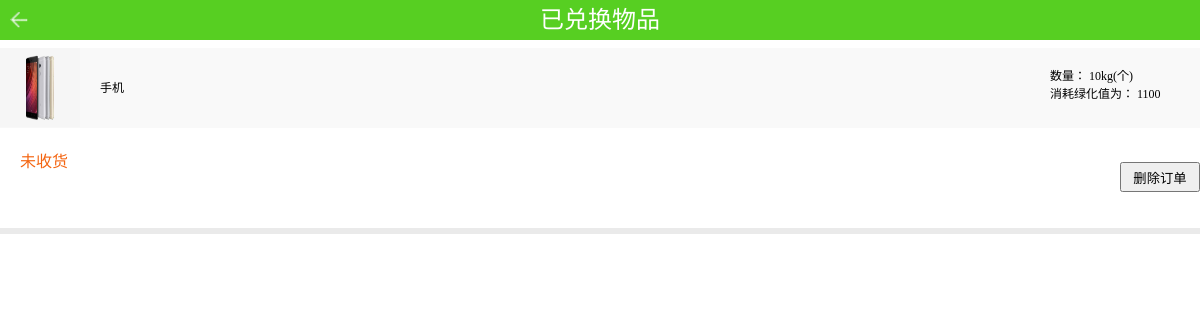
The app's page /jfshop.inc.php (signed in) with its own data.
### tables this page shows
CREATE TABLE `lo_jfshop_order` (
  `id` int(11) NOT NULL AUTO_INCREMENT,
  `user` varchar(20) DEFAULT NULL,
  `name` varchar(11) DEFAULT NULL,
  `addid` varchar(11) DEFAULT NULL,
  `num` varchar(20) DEFAULT NULL,
  `price` varchar(20) DEFAULT NULL,
  `isfinish` varchar(5) DEFAULT NULL,
  `pic` varchar(100) DEFAULT NULL,
  PRIMARY KEY (`id`)
);

### includes/MyDb.php (called while the page is built, shortened)
<?php
class MyDb
{
    public function __construct($dbname,$host="qdm190234501.my3w.com",$user="qdm190234501",$pwd="zfz666666",$charset="SET NAMES UTF8")
    {
        $this->dbname = $dbname;
        $this->host = $host;
        $this->user = $user;
        $this->pwd = $pwd;
        $this->charset = $charset;
    }
    public function query($sql)
    {
        return @mysql_query($sql);
    }
    public function fetch($res)
    {
        return @mysql_fetch_array($res);
    }
    public function get_all($tablename,$where="",$column="*",$order="",$limit="",$join="",$group="")
    {
       $res =  $this->select_num($tablename,$where,$column,$order,$join,$limit,$group);
       $arr = array();
        while($row = $this->fetch($res)){
            $arr[] = $row;
        }
        return $arr;
    }
    private  function getTableName($tableName,$tablePrifx="lo_")
    {
        return $tablePrifx.$tableName;
    }
    public function select_num($tablename,$where="",$column="*",$order=null,$join=null,$limit=null,$group=null)
    {
        $tablename = self::getTableName($tablename);
        $sql = "select {$column}  from {$tablename}";
        if($where){
            $sql.=" where {$where}";
        }
        return $this->query($sql);
    }
}

### includes/init.php (called while the page is built, shortened)
<?php
include(ROOT."includes/MyDb.php");
$Db = new MyDb("qdm190234501_db");

### jfshop.inc.php (the view, shortened to what this page needs)
<?php
 include( "includes/init.php" );
 $name = $_SESSION[ 'name' ];
 $rows = $Db->get_all( "jfshop_order", "user='$name'" );
 ?>
<!DOCTYPE html PUBLIC "-//W3C//DTD HTML 4.01 Transitional//EN" "http://www.w3.org/TR/html4/loose.dtd">
<html>
<head>
	<link href="css/order.inc.css" rel="stylesheet" type="text/css"/>
</head>
<body>
	<div class="head" align="center">
		<font color="#FFFFFF" size="+2">已兑换物品</font>
	</div>
	<img src="images/fanhui.png" class="arrow" onClick="location='my.php'" >
	<div class="main" style="height: <?php $sum=count($rows)*380;echo $sum;?>">
	<?php
	foreach ( $rows as $v ) {
		?>
		<hr size="8px" color="#FFFFFF">
	<div class="main_div">
		<div class="main_div2">
			<img src="<?php echo $v['pic'];?>">
		</div>
		<div class="main_div3">
			<p class="main_div_p1">
				<?php echo $v['name']?>
				<br>
				</p>
				<p class="main_div_p2">数量：
				<?php echo $v['num']?>kg(个)</p>
				<br>
			<p class="main_div_p2">消耗绿化值为：
				<?php echo $v['price']?></p>
		</div>
	<div class="main_bottom">
		<div class="main_bottom_font"><font color="#F46511"><?php
			if($v['isfinish']=='是'){
				echo "已收货";
			}else{
				echo "未收货";
			}
			?></font></div>
		<input id="<?php echo $v['id']?>" onClick="cencel()" type="button" value="删除订单" class="main_delete" name="delete" id="delete">
	</div>
	</div>
	<hr color="#EAEAEA" size="6px">
	<?php
	}
	?>
	</div>
</body>
</html>

### css/order.inc.css (style rules this page uses)
body { margin: 0px; padding: 0px; }
hr { margin: 0px; padding: 0px; }
.arrow { position: absolute; width:40px; height: 40px; margin-top: -40px; }
.head { width: 100%; height: 40px; margin: 0px; padding: 0px; background:#57cf22; }
.main_div { width: 100%; }
.main { width: 100%; margin-bottom: 116px; }
.main_bottom { width: 100%; margin: 0px; padding: 0px; height: 100px; }
.main_bottom input { width: 80px; height: 30px; position: relative; top: 10px; float: right }
.main_bottom_font { margin: 0px; padding: 0px; width: 100px; position: relative; top: 20px; left: 20px; }
.main_div2 { float: left; width: 80px; height: 80px; margin: 0px; padding: 0px; }
.main_div2 img { margin: 0px; padding: 0px; width: 80px; height: 80px }
.main_div3 { height: 80px; width: 100%; background-color:#F9F9F9; }
.main_div3 p { font-size: 12px; width: 150px; margin: 0px; padding: 0px; }
.main_div_p1 { position: relative; top: 30px; left: 20px; }
.main_div_p2 { float: right; }

### records on screen
lo_jfshop_order: pic (picture), name "手机", num "10", price "1100", isfinish "未收货"
